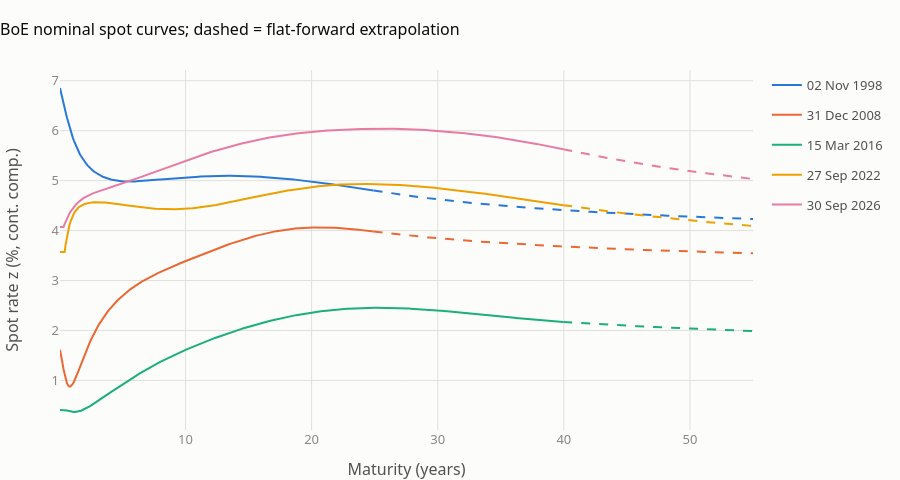

The cell this chart's notebook holds for it:
### Markdown cell above
## 2. What the curves look like, and the extrapolated region

Five dates across the sample. The solid line is the BoE curve (spline through the published points). The dashed line is the flat-forward extension to 55 years. The dots mark the last published maturity.

### Code cell
snap_dates = [dt.date(1998, 11, 2), dt.date(2008, 12, 31), dt.date(2016, 3, 15),
              dt.date(2022, 9, 27), dt.date(2026, 9, 30)]
cmap = plotting.colour_map([f"{d:%d %b %Y}" for d in snap_dates])
grid = np.linspace(0.05, 55, 600)
rows = []
for d in snap_dates:
    c, used, fb = curve.curve_on(P, d)
    for t in grid:
        rows.append(dict(date=f"{d:%d %b %Y}", years=t, z=float(c(t)), region="BoE" if t <= c.t_max else "extrapolated"))
S = pd.DataFrame(rows)

fig_s, ax = plt.subplots(figsize=(9.5, 5))
for label, colour in cmap.items():
    s = S[S.date == label]
    a, b = s[s.region == "BoE"], s[s.years >= s.loc[s.region == "BoE", "years"].max()]
    ax.plot(a.years, a.z, color=colour, lw=2, label=label)
    ax.plot(b.years, b.z, color=colour, lw=2, ls="--")
    ax.scatter(a.years.iloc[-1], a.z.iloc[-1], color=colour, s=30, zorder=3)
ax.set_xlabel("Maturity (years)")
ax.set_ylabel("Spot rate z (%, cont. comp.)")
ax.set_title("BoE nominal spot curves; dashed = flat-forward extrapolation")
ax.legend(loc="lower right", ncols=2)
fig_s.tight_layout()

fig_p = go.Figure()
for label, colour in cmap.items():
    s = S[S.date == label]
    a, b = s[s.region == "BoE"], s[s.years >= s.loc[s.region == "BoE", "years"].max()]
    fig_p.add_trace(go.Scatter(x=a.years, y=a.z, mode="lines", name=label, legendgroup=label,
                               line=dict(color=colour, width=2),
                               hovertemplate=label + "<br>%{x:.1f}y: %{y:.3f}%<extra>BoE</extra>"))
    fig_p.add_trace(go.Scatter(x=b.years, y=b.z, mode="lines", name=label + " (extrapolated)", legendgroup=label,
                               showlegend=False, line=dict(color=colour, width=2, dash="dash"),
                               hovertemplate=label + "<br>%{x:.1f}y: %{y:.3f}%<extra>flat forward</extra>"))
fig_p.update_layout(template=plotting.PLOTLY_TEMPLATE, height=480,
                    title="BoE nominal spot curves; dashed = flat-forward extrapolation",
                    xaxis_title="Maturity (years)", yaxis_title="Spot rate z (%, cont. comp.)")
plotting.save_pair("curve_snapshots", fig_s, fig_p)
fig_p.show()

### Figure 1 — Plotly figure (JSON) as saved in the notebook; plotly's stock layout.template omitted (floating-point values rounded to 4 significant figures; data arrays with more than 128 entries replaced by an {"elided": "..."} marker saying what was removed)
{"data": [{"hovertemplate": "02 Nov 1998<br>%{x:.1f}y: %{y:.3f}%<extra>BoE</extra>", "legendgroup": "02 Nov 1998", "line": {"color": "#2a78d6", "width": 2}, "mode": "lines", "name": "02 Nov 1998", "type": "scatter", "x": {"elided": "272 float values"}, "y": {"elided": "272 float values"}}, {"hovertemplate": "02 Nov 1998<br>%{x:.1f}y: %{y:.3f}%<extra>flat forward</extra>", "legendgroup": "02 Nov 1998", "line": {"color": "#2a78d6", "dash": "dash", "width": 2}, "mode": "lines", "name": "02 Nov 1998 (extrapolated)", "showlegend": false, "type": "scatter", "x": {"elided": "329 float values"}, "y": {"elided": "329 float values"}}, {"hovertemplate": "31 Dec 2008<br>%{x:.1f}y: %{y:.3f}%<extra>BoE</extra>", "legendgroup": "31 Dec 2008", "line": {"color": "#eb6834", "width": 2}, "mode": "lines", "name": "31 Dec 2008", "type": "scatter", "x": {"elided": "272 float values"}, "y": {"elided": "272 float values"}}, {"hovertemplate": "31 Dec 2008<br>%{x:.1f}y: %{y:.3f}%<extra>flat forward</extra>", "legendgroup": "31 Dec 2008", "line": {"color": "#eb6834", "dash": "dash", "width": 2}, "mode": "lines", "name": "31 Dec 2008 (extrapolated)", "showlegend": false, "type": "scatter", "x": {"elided": "329 float values"}, "y": {"elided": "329 float values"}}, {"hovertemplate": "15 Mar 2016<br>%{x:.1f}y: %{y:.3f}%<extra>BoE</extra>", "legendgroup": "15 Mar 2016", "line": {"color": "#1baf7a", "width": 2}, "mode": "lines", "name": "15 Mar 2016", "type": "scatter", "x": {"elided": "436 float values"}, "y": {"elided": "436 float values"}}, {"hovertemplate": "15 Mar 2016<br>%{x:.1f}y: %{y:.3f}%<extra>flat forward</extra>", "legendgroup": "15 Mar 2016", "line": {"color": "#1baf7a", "dash": "dash", "width": 2}, "mode": "lines", "name": "15 Mar 2016 (extrapolated)", "showlegend": false, "type": "scatter", "x": {"elided": "165 float values"}, "y": {"elided": "165 float values"}}, {"hovertemplate": "27 Sep 2022<br>%{x:.1f}y: %{y:.3f}%<extra>BoE</extra>", "legendgroup": "27 Sep 2022", "line": {"color": "#eda100", "width": 2}, "mode": "lines", "name": "27 Sep 2022", "type": "scatter", "x": {"elided": "436 float values"}, "y": {"elided": "436 float values"}}, {"hovertemplate": "27 Sep 2022<br>%{x:.1f}y: %{y:.3f}%<extra>flat forward</extra>", "legendgroup": "27 Sep 2022", "line": {"color": "#eda100", "dash": "dash", "width": 2}, "mode": "lines", "name": "27 Sep 2022 (extrapolated)", "showlegend": false, "type": "scatter", "x": {"elided": "165 float values"}, "y": {"elided": "165 float values"}}, {"hovertemplate": "30 Sep 2026<br>%{x:.1f}y: %{y:.3f}%<extra>BoE</extra>", "legendgroup": "30 Sep 2026", "line": {"color": "#e87ba4", "width": 2}, "mode": "lines", "name": "30 Sep 2026", "type": "scatter", "x": {"elided": "436 float values"}, "y": {"elided": "436 float values"}}, {"hovertemplate": "30 Sep 2026<br>%{x:.1f}y: %{y:.3f}%<extra>flat forward</extra>", "legendgroup": "30 Sep 2026", "line": {"color": "#e87ba4", "dash": "dash", "width": 2}, "mode": "lines", "name": "30 Sep 2026 (extrapolated)", "showlegend": false, "type": "scatter", "x": {"elided": "165 float values"}, "y": {"elided": "165 float values"}}], "layout": {"height": 480, "title": {"text": "BoE nominal spot curves; dashed = flat-forward extrapolation"}, "xaxis": {"title": {"text": "Maturity (years)"}}, "yaxis": {"title": {"text": "Spot rate z (%, cont. comp.)"}}}}
